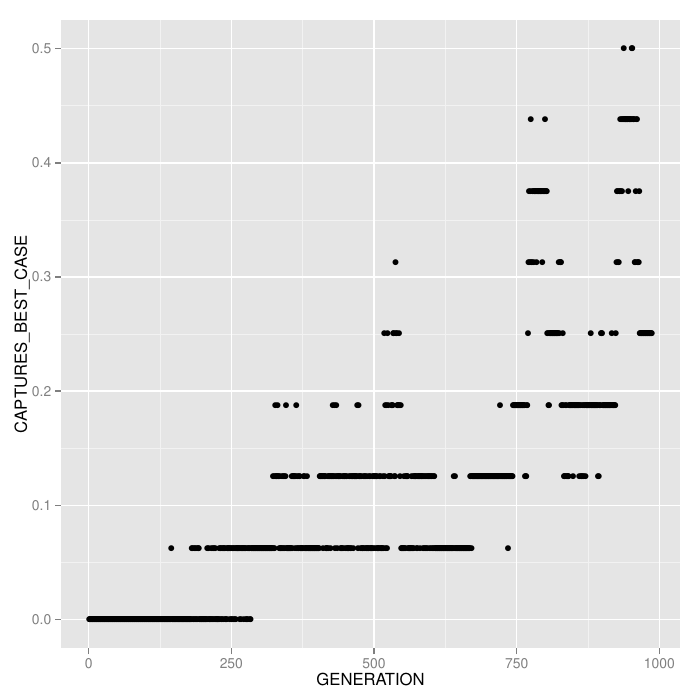

This chart was generated by the following R code:
library(ggplot2)

#random
row_data <- read.csv(file="~/unfittest.csv")
row_data <- row_data[,c("GENERATION","CAPTURES_BEST_CASE","CAPTURES_TOTAL","CAPTURES_MEAN","TOT_FITNESS_MEAN","NUM_DETECTORS","NUM_EXTRACTORS","NUM_TRANSPORTERS")]
row_data$CAPTURES_BEST_CASE <- row_data$CAPTURES_BEST_CASE/16
data <- row_data 

#data$gofp <- factor(data$gofp)

pdf("single_run_plot_captures.pdf")

print(

  ggplot(data,aes(x=GENERATION,y=CAPTURES_BEST_CASE))+
  geom_point()
  #xlim(0,1000)+
  #geom_line(aes(color=resource_distribution), size=0.25)+
  #facet_grid( gofp ~ gosc, scales="free_y") +  
  #xlab("Generation")+ylab("Resources Capture %") +
  #ggtitle("Capture Trends (Algo-Params (gofp/gosc) vs. Resource Distribution)") +  
  #theme_bw() +
  #theme( text = element_text(size = 11)) +
  #theme(legend.position="bottom",legend.direction="horizontal") +
  #scale_color_discrete(name = "Resource Distribution")
)

dev.off()



